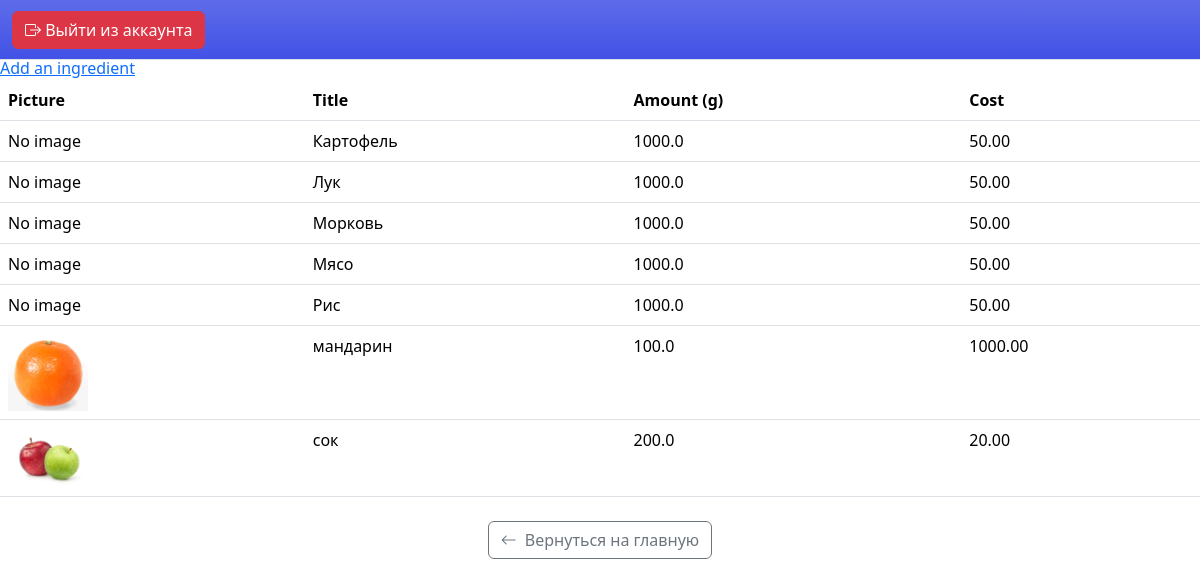
The app's page /canadmin/ingredients/, older data.
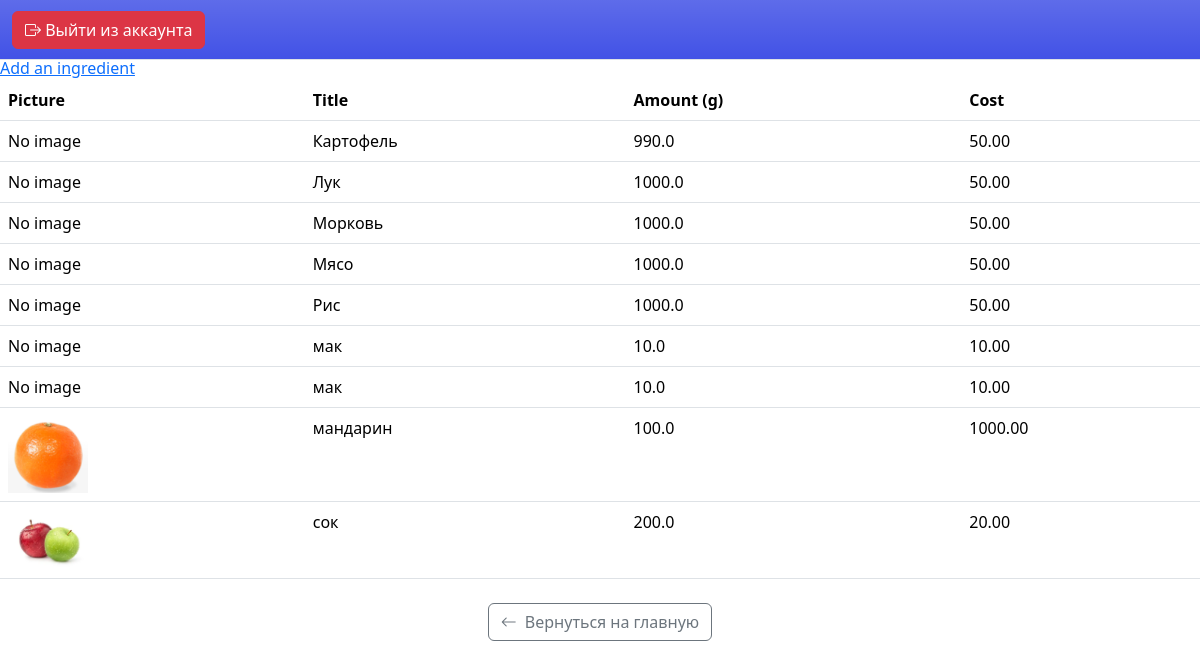
The same page, newer data.
### cook/models.py (models this page shows, shortened)
class Ingredient(models.Model):
    title = models.CharField(max_length=255)
    amount = models.FloatField(default=0)
    cost = models.DecimalField(max_digits=10, decimal_places=2)
    picture = models.ImageField(upload_to="pictures/ingredients", null=True, blank=True)

### canadmin/views.py (the view)
# urls.py: path('ingredients/', views.ingredient_list, name='ingredient_list'),
def ingredient_list(request):
    ingredients = Ingredient.objects.all().order_by('title')
    return render(request, 'canadmin/ingredient_list.html', {'ingredients': ingredients})

### templates/canadmin/ingredient_list.html
{% extends "base/base_cook.html" %}
{% block content %}
<h1>Ingredient List</h1>
<a href="{% url 'ingredadd' %}">Add an ingredient</a>
<table class="table">
    <thead>
        <tr>
            <th>Picture</th>
            <th>Title</th>
            <th>Amount (g)</th>
            <th>Cost</th>
        </tr>
    </thead>
    <tbody>
        {% for ingredient in ingredients %}
        <tr>
            <td>
                {% if ingredient.picture %}
                    <img src="{{ ingredient.picture.url }}" alt="{{ ingredient.title }}" width="80">
                {% else %}
                    No image
                {% endif %}
            </td>
            <td>{{ ingredient.title }}</td>
            <td>{{ ingredient.amount }}</td>
            <td>{{ ingredient.cost }}</td>
        </tr>
        {% endfor %}
    </tbody>
</table>
    <div class="text-center mt-3">
        <a href="{% url 'admin_main_page' %}" class="btn btn-outline-secondary mt-2"><i class="bi bi-arrow-left me-2"></i>Вернуться на главную</a>
    </div>
{% endblock %}

### templates/base/base_cook.html (shortened to what this page needs)
{%load static %}
<!DOCTYPE html>
<html>
<head>
</head>
<body>
    <link href="https://cdn.jsdelivr.net/npm/bootstrap@5.3.8/dist/css/bootstrap.min.css" rel="stylesheet">
    <link rel="stylesheet" href="https://cdn.jsdelivr.net/npm/bootstrap-icons@1.10.0/font/bootstrap-icons.css">
    <nav class="navbar bg-top bg-gradient text-white fixed-top border-bottom py-2" style="min-height: 60px;">
        <div class="container-fluid d-flex justify-content-between align-items-center position-relative">
            <a href="{% url 'logout' %}" class="btn btn-danger"><i class="bi bi-box-arrow-right"></i> Выйти из аккаунта</a>
        </div>
    </nav>
{% block content %}
{% endblock %}
</body>
</html>

### templates/base/base_cook.html (style rules this page uses)
.bg-top { background-color: #4252e6; }

Row changes from the older to the newer data that the page shows:
changed Ingredient "Картофель": amount "1000.0" → "990.0"
added Ingredient: picture "No image", title "мак", amount "10.0", cost "10.00"
added Ingredient: picture "No image", title "мак", amount "10.0", cost "10.00"
